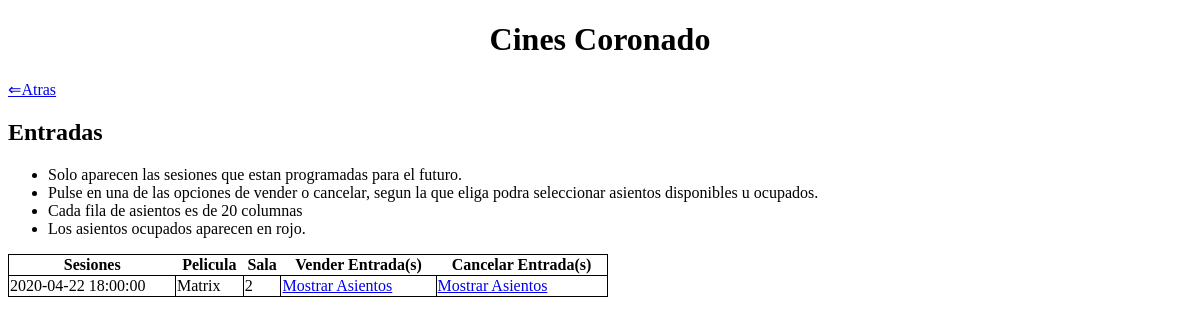
The app's page /entradas.php, older data.
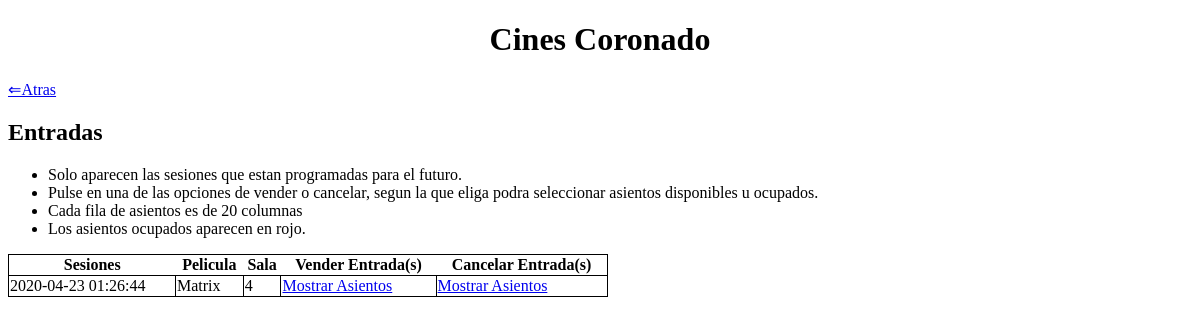
The same page, newer data.
### tables this page shows
CREATE TABLE `sesion` (
  `fecha` datetime NOT NULL,
  `id_sala` int(11) NOT NULL,
  `id_peli` int(11) NOT NULL,
  `precio` float NOT NULL
);

### includes/DAOs/DAO.php (called while the page is built, shortened)
<?php
class DAO {
    private $mysqli = null;
    public function __construct(){
        if(!$this->mysqli){
            $this->mysqli = new mysqli("localhost", "root", "", "cine_php");
        }
    }
    protected function consultar($sql){
        if ($sql != "") {
            $consulta = $this->mysqli->query($sql) or die ($this->mysqli->error. " en la línea ".(__LINE__-1));
            $tablaDatos = array();
            if (substr($sql, 0, 6) == "SELECT") {
                if ($consulta) {
                    while ($fila = mysqli_fetch_assoc($consulta)){
                        array_push($tablaDatos, $fila);
                    }
                }
            }
            return $tablaDatos;
        }
        else {
            return 0;
        }
    }
}
?>

### includes/controller.php (called while the page is built, shortened)
<?php
require_once(__DIR__ . '/DAOs/peliculaDAO.php');
require_once(__DIR__ . '/DAOs/sesionesDAO.php');
class controller{
    private $peliculaDAO;
    private $sesionDAO;
    private static $instance = null;
    public function __construct(){
        $this->peliculaDAO = new peliculaDAO();
        $this->sesionDAO = new sesionesDAO();
    }
     public static function getInstance() {
        if (null === self::$instance) {
            self::$instance = new self();
        }
        return self::$instance;
    }
    public function selectSesion($col = "", $cond = ""){
        return $this->sesionDAO->select($col, $cond);
    }
    public function selectPeliculas()
    {
        return $this->peliculaDAO->select();
    }
}

### includes/config.php (called while the page is built, shortened)
<?php
require_once __DIR__.'/controller.php';
$ctrl = controller::getInstance();
?>

### includes/DAOs/sesionesDAO.php (called while the page is built, shortened)
<?php
require_once(__DIR__.'/DAO.php');
class sesionesDAO extends DAO
{
    public function select($col, $cond){
        $query = "";
        if ($col == "") {
            $col = "*";
        }
        if ($cond == "") {
            $query = "SELECT ".$col." FROM sesion";
        }
        else {
            $query = "SELECT ".$col." FROM sesion WHERE ".$cond;
        }
        return $this->consultar($query);
    }
}
?>

### includes/DAOs/peliculaDAO.php (called while the page is built, shortened)
<?php
require_once(__DIR__.'/DAO.php');
class peliculaDAo extends DAO
{
    public function select()
    {
        $query = "SELECT * from pelicula";
        return $this->consultar($query);
    }
}
?>

### entradas.php (the view, shortened to what this page needs)
<?php
    require_once 'includes/config.php';
?>
<!DOCTYPE html>
<html>
<head>
</head>
<body>
	<h1 align="center">Cines Coronado</h1>
	<a href="index.php"> ⇐Atras </a>
	<h2>Entradas</h2>
	<ul>
		<li>Solo aparecen las sesiones que estan programadas para el futuro.</li>
		<li>Pulse en una de las opciones de vender o cancelar, segun la que eliga podra seleccionar asientos disponibles u ocupados.</li>
		<li>Cada fila de asientos es de 20 columnas</li>
		<li>Los asientos ocupados aparecen en rojo.</li>
	</ul>
	<?php
	$arr = $ctrl->selectSesion('',"fecha > '".date("Y-m-d H:i:s", time())."'");
	if (count($arr) > 0) {
	    $pelis_sesion= $ctrl->selectSesion('id_peli',"fecha > '".date("Y-m-d H:i:s", time())."' GROUP BY id_peli");
	    $pelis_nombres = array();
	    foreach ($pelis_sesion as $valor) {
	        $aux = $ctrl->selectPeliculas('nombre', "id=".$valor['id_peli']);
	        $pelis_nombres[$valor['id_peli']] = $aux[0]['nombre'];
	    }
	    echo
	    '<table>
        <tr> <th>Sesiones</th> <th>Pelicula</th> <th>Sala</th> <th>Vender Entrada(s)</th> <th>Cancelar Entrada(s)</th> </tr>';
	    foreach ($arr as $valor)
	    {
	        echo
	        '<tr>
	    <td>'.$valor['fecha'].'</td>
        <td>'.$pelis_nombres[$valor['id_peli']].'</td>
        <td>'.$valor['id_sala'].'</td>
	    <td>'.'<a href="entradas.php
        ?vender=1&fecha='.$valor['fecha'].'&sala='.$valor['id_sala'].'&peli='.$pelis_nombres[$valor['id_peli']].'">
            Mostrar Asientos
        </a>'.'</td>
        <td>'.'<a href="entradas.php
        ?vender=0&fecha='.$valor['fecha'].'&sala='.$valor['id_sala'].'&peli='.$pelis_nombres[$valor['id_peli']].'">
            Mostrar Asientos
        </a>'.'</td>
	    </tr>';
	    }
	    echo '</table>';
	}
	else {
	    echo '<h3>No hay Sesiones Disponibles por ahora</h3>';
	}
    ?>
</body>
</html>

Row changes from the older to the newer data that the page shows:
removed sesion: fecha "2020-04-22 18:00:00", id_peli "Matrix", id_sala "2"
added sesion: fecha "2020-04-23 01:26:44", id_peli "Matrix", id_sala "4"
